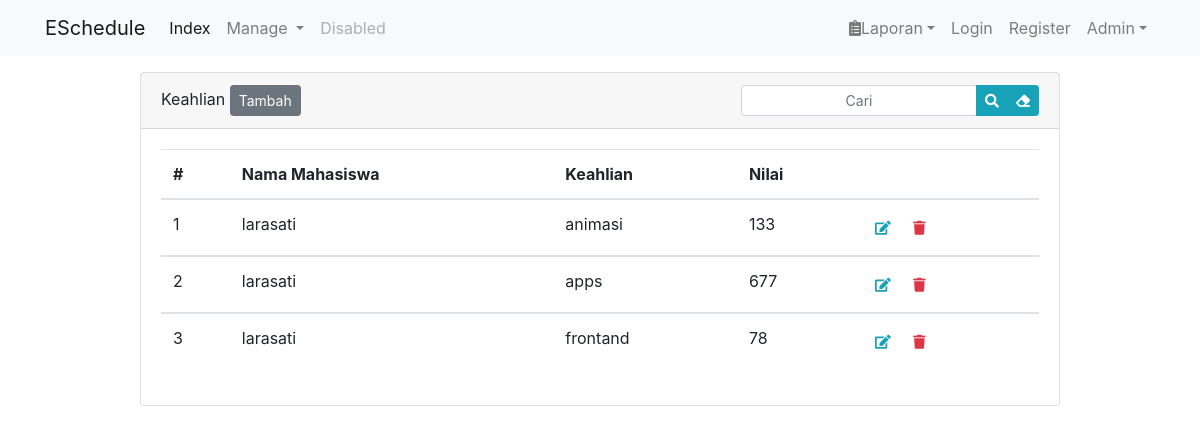
/admin-kmahasiswa.php, run on the app's committed database.
### tables this page shows
CREATE TABLE `tbl_keahlianmahasiswa` (
  `id_keahlianmahasiswa` int(11) NOT NULL,
  `id_mahasiswa` int(11) NOT NULL,
  `id_keahlian` int(11) NOT NULL,
  `nilai` int(10) NOT NULL
);

CREATE TABLE `tbl_mahasiswa` (
  `id_mahasiswa` int(20) NOT NULL,
  `id_kampus` int(20) NOT NULL,
  `nama_lengkapmahasiswa` varchar(50) NOT NULL,
  `nama_panggilanmahasiswa` varchar(20) NOT NULL,
  `NIM` int(15) NOT NULL,
  `tgl_mulai` date NOT NULL,
  `tgl_selesai` date NOT NULL,
  `jurusan_mahasiswa` varchar(30) NOT NULL,
  `file_fotomahasiswa` text NOT NULL,
  `nama_kelompok` varchar(30) NOT NULL,
  `no_hp` int(15) NOT NULL,
  `email` varchar(30) NOT NULL,
  `instagram` varchar(30) NOT NULL,
  `file_cv` text NOT NULL
);

CREATE TABLE `tbl_keahlian` (
  `id_keahlian` int(11) NOT NULL,
  `nama_keahlian` varchar(30) NOT NULL
);

### fungsi/fungsi-kmahasiswa.php (called while the page is built)
<?php
function tampilKmahasiswa()
{
    global $conn;
    $query = "SELECT kmh.id_keahlianmahasiswa,kmh.id_mahasiswa,kmh.id_keahlian,kmh.nilai,kh.nama_keahlian, mhs.nama_lengkapmahasiswa FROM (tbl_keahlianmahasiswa kmh LEFT JOIN tbl_keahlian kh ON kmh.id_keahlian = kh.id_keahlian) LEFT JOIN tbl_mahasiswa mhs ON kmh.id_mahasiswa = mhs.id_mahasiswa";
    $res   = mysqli_query($conn, $query);
    $row   = [];
    while ($rows = mysqli_fetch_assoc($res)) {
        $row[] = $rows;
    }
    return $row;
}

### admin-kmahasiswa.php (the view, shortened to what this page needs)
<!DOCTYPE html>
<html lang="en">
<head>
    <link href="assets/libs/bootstrap/css/bootstrap.min.css" rel="stylesheet" />
    <link rel="stylesheet" href="assets/css/app.css">
    <link rel="stylesheet" href="assets/libs/fontawesome/css/all.min.css">
</head>
<body>
    <nav class="navbar navbar-expand-md navbar-light fixed-top bg-light">
        <div class="container">
            <a class="navbar-brand" href="index.php">ESchedule</a>
            <div class="collapse navbar-collapse" id="navbarCollapse">
                <ul class="navbar-nav mr-auto">
                    <li class="nav-item active">
                        <a class="nav-link" href="index.php">Index <span class="sr-only">(current)</span></a>
                    </li>
                    <li class="nav-item dropdown">
                        <a class="nav-link dropdown-toggle" href="#" id="dropdown--1" data-toggle="dropdown" aria-haspopup="true" aria-expanded="false">Manage </a>
                    </li>
                    <li class="nav-item">
                        <a class="nav-link disabled" href="#" tabindex="-1" aria-disabled="true">Disabled</a>
                    </li>
                </ul>
                <ul class="navbar-nav">
                    <li class="nav-item dropdown">
                        <a href="#" class="nav-link dropdown-toggle" id="dropdown--2" data-toggle="dropdown" aria-haspopup="true" aria-expanded="false"><i class="fas fa-clipboard-list"></i>Laporan</a>
                    </li>
                    <li class="nav-item">
                        <a href="login.php" class="nav-link">Login</a>
                    </li>
                    <li class="nav-item">
                        <a href="register.php" class="nav-link">Register</a>
                    </li>
                    <li class="nav-item dropdown">
                        <a class="nav-link dropdown-toggle" href="#" id="dropdown--3" data-toggle="dropdown" aria-haspopup="true" aria-expanded="false">Admin</a>
                    </li>
                </ul>
            </div>
        </div>
    </nav>
    <main role="main" class="container">
        <div class="row">
            <div class="col-md-10 mx-auto">
                <div class="card">
                    <div class="card-header">
                        <span>Keahlian</span>
                        <a href="admin-kmahasiswa-form.php" class="btn btn-sm btn-secondary">Tambah</a>
                        <div class="float-right">
                            <form action="#">
                                <div class="input-group">
                                    <input type="text" name="keyword" class="form-control form-control-sm text-center" placeholder="Cari">
                                    <div class="input-group-append">
                                        <button class="btn btn-info btn-sm" type="submit">
                                            <i class="fas fa-search"></i>
                                        </button>
                                        <a href="#" class="btn btn-info btn-sm">
                                            <i class="fas fa-eraser"></i>
                                        </a>
                                    </div>
                                </div>
                            </form>
                        </div>
                    </div>
                    <div class="card-body">
                        <table class="table">
                            <thead>
                                <tr>
                                    <th scope="col">#</th>
                                    <th scope="col">Nama Mahasiswa</th>
                                    <th scope="col">Keahlian</th>
                                    <th scope="col">Nilai</th>
                                    <th scope="col"></th>
                                </tr>
                            </thead>
                            <?php
                            $no = 1;
                            $data = tampilKmahasiswa();
                            ksort($data);
                            foreach ($data as $row) : ?>
                                <tbody>
                                    <tr>
                                        <td><?= $no++; ?></td>
                                        <td><?= $row['nama_lengkapmahasiswa']; ?></td>
                                        <td><?= $row['nama_keahlian']; ?></td>
                                        <td><?= $row['nilai']; ?></td>
                                        <td>
                                            <a href="#">
                                                <button class="btn btn-sm">
                                                    <i class="fas fa-edit text-info"></i>
                                                </button>
                                            </a>
                                            <a href="#">
                                                <button class="btn btn-sm" type="submit" onclick="return confirm('Are You Sure?')">
                                                    <i class="fas fa-trash text-danger"></i>
                                                </button>
                                            </a>
                                        </td>
                                    </tr>
                                </tbody>
                            <?php endforeach; ?>
                        </table>
                    </div>
                </div>
            </div>
        </div>
    </main>
</body>
</html>

### assets/css/app.css (style rules this page uses)
body { min-height: 75rem; padding-top: 4.5rem; }

### data on the page
tbl_keahlianmahasiswa: id_mahasiswa.nama_lengkapmahasiswa "larasati", id_keahlian.nama_keahlian "animasi", nilai "133"
tbl_keahlianmahasiswa: id_mahasiswa.nama_lengkapmahasiswa "larasati", id_keahlian.nama_keahlian "apps", nilai "677"
tbl_keahlianmahasiswa: id_mahasiswa.nama_lengkapmahasiswa "larasati", id_keahlian.nama_keahlian "frontand", nilai "78"
